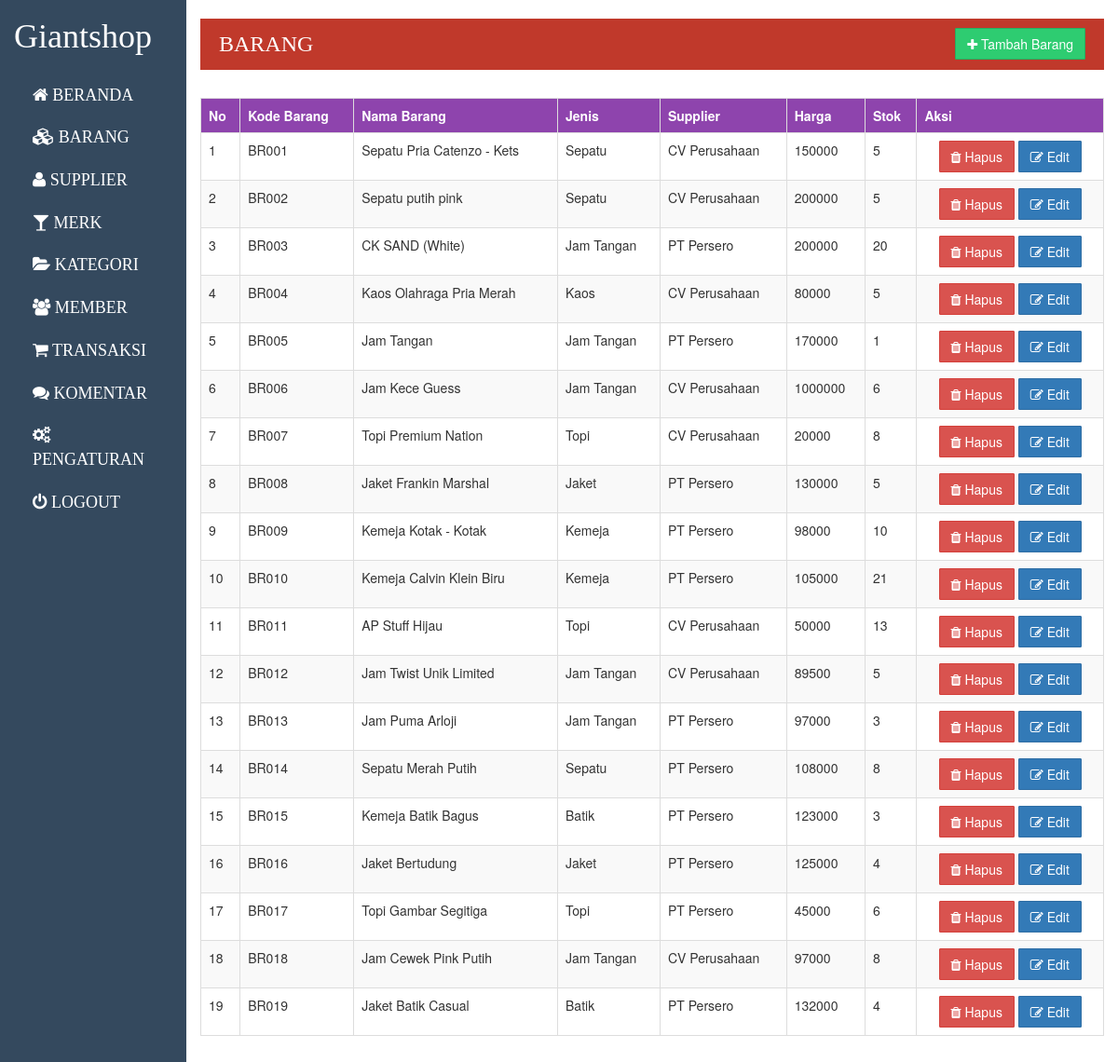
The page /admin/index.php?p=barang (signed in) on the database its author committed.
### tables this page shows
CREATE TABLE IF NOT EXISTS `barang` (
  `kdbarang` char(5) NOT NULL,
  `nmbarang` varchar(50) NOT NULL,
  `kdjenis` char(5) NOT NULL,
  `kdmerk` char(5) NOT NULL,
  `kdsupplier` char(5) NOT NULL,
  `deskripsi` text NOT NULL,
  `foto` varchar(50) DEFAULT NULL,
  `harga` int(11) NOT NULL,
  `stok` int(4) NOT NULL
);

CREATE TABLE IF NOT EXISTS `jenis` (
  `kdjenis` char(5) NOT NULL,
  `nmjenis` varchar(25) NOT NULL
);

CREATE TABLE IF NOT EXISTS `supplier` (
  `kdsupplier` char(5) NOT NULL,
  `nmsupplier` varchar(50) NOT NULL,
  `alamt` varchar(200) NOT NULL,
  `notelp` varchar(15) NOT NULL,
  `email` varchar(30) DEFAULT NULL
);

### admin/operation/barang/index.php (the view)
<div class="title">
	<h3>barang</h3>
	<a href="?p=tambahbarang" class="btn btn-success"><i class="fa fa-plus"></i> Tambah Barang</a>
</div>
<table cellspacing=0 class="table table-striped table-bordered">
	<tr>
		<th>No</th>
		<th>Kode Barang</th>
		<th>Nama Barang</th>
		<th>Jenis</th>
		<th>Supplier</th>
		<th>Harga</th>
		<th>Stok</th>
		<th>Aksi</th>
	</tr>
<?php
$q = "SELECT kdbarang, nmbarang, nmjenis, nmsupplier, harga, stok FROM barang JOIN jenis ON barang.kdjenis=jenis.kdjenis JOIN supplier ON barang.kdsupplier=supplier.kdsupplier ORDER BY kdbarang ASC";
$sql = mysql_query($q);
$no = 1;
while($res = mysql_fetch_array($sql)){?>
	<tr>
		<td><?php echo $no; ?></td>
		<td><?php echo $res[0]; ?></td>
		<td><?php echo $res[1]; ?></td>
		<td><?php echo $res[2]; ?></td>
		<td><?php echo $res[3]; ?></td>
		<td><?php echo $res[4]; ?></td>
		<td><?php echo $res[5]; ?></td>
		<td align="center">
			<a href="?p=hapusbarang&kd=<?php echo $res[0]; ?>" class="btn btn-danger" onclick="return confirm('Anda yakin mau menghapus ini?')"><i class="fa fa-trash"></i> Hapus</a>
			<a href="?p=editbarang&kd=<?php echo $res[0]; ?>" class="btn btn-primary"><i class="fa fa-edit"></i> Edit</a>
		</td>
	</tr>
<?php
	$no++;
}
?>
</table>

### assets/css/admin.css (style rules this page uses)
table { margin: 20px auto; }
table th { background-color: #8e44ad; color: #fff; }
.title { background-color: #c0392b; color: #fff; padding: 10px 20px; margin-bottom: 30px; }
.title h3 { margin: 0; text-transform: uppercase; font-family: Langdon; display: inline-block; line-height: 35px; }
.title a { float: right; }

### rows shown on the page
barang: kdbarang "BR001", nmbarang "Sepatu Pria Catenzo - Kets", kdjenis.nmjenis "Sepatu", kdsupplier.nmsupplier "CV Perusahaan", harga "150000", stok "5"
barang: kdbarang "BR002", nmbarang "Sepatu putih pink", kdjenis.nmjenis "Sepatu", kdsupplier.nmsupplier "CV Perusahaan", harga "200000", stok "5"
barang: kdbarang "BR003", nmbarang "CK SAND (White)", kdjenis.nmjenis "Jam Tangan", kdsupplier.nmsupplier "PT Persero", harga "200000", stok "20"
barang: kdbarang "BR004", nmbarang "Kaos Olahraga Pria Merah", kdjenis.nmjenis "Kaos", kdsupplier.nmsupplier "CV Perusahaan", harga "80000", stok "5"
barang: kdbarang "BR005", nmbarang "Jam Tangan", kdjenis.nmjenis "Jam Tangan", kdsupplier.nmsupplier "PT Persero", harga "170000", stok "1"
barang: kdbarang "BR006", nmbarang "Jam Kece Guess", kdjenis.nmjenis "Jam Tangan", kdsupplier.nmsupplier "CV Perusahaan", harga "1000000", stok "6"
barang: kdbarang "BR007", nmbarang "Topi Premium Nation", kdjenis.nmjenis "Topi", kdsupplier.nmsupplier "CV Perusahaan", harga "20000", stok "8"
barang: kdbarang "BR008", nmbarang "Jaket Frankin Marshal", kdjenis.nmjenis "Jaket", kdsupplier.nmsupplier "PT Persero", harga "130000", stok "5"
barang: kdbarang "BR009", nmbarang "Kemeja Kotak - Kotak", kdjenis.nmjenis "Kemeja", kdsupplier.nmsupplier "PT Persero", harga "98000", stok "10"
barang: kdbarang "BR010", nmbarang "Kemeja Calvin Klein Biru", kdjenis.nmjenis "Kemeja", kdsupplier.nmsupplier "PT Persero", harga "105000", stok "21"
barang: kdbarang "BR011", nmbarang "AP Stuff Hijau", kdjenis.nmjenis "Topi", kdsupplier.nmsupplier "CV Perusahaan", harga "50000", stok "13"
barang: kdbarang "BR012", nmbarang "Jam Twist Unik Limited", kdjenis.nmjenis "Jam Tangan", kdsupplier.nmsupplier "CV Perusahaan", harga "89500", stok "5"
barang: kdbarang "BR013", nmbarang "Jam Puma Arloji", kdjenis.nmjenis "Jam Tangan", kdsupplier.nmsupplier "PT Persero", harga "97000", stok "3"
barang: kdbarang "BR014", nmbarang "Sepatu Merah Putih", kdjenis.nmjenis "Sepatu", kdsupplier.nmsupplier "PT Persero", harga "108000", stok "8"
barang: kdbarang "BR015", nmbarang "Kemeja Batik Bagus", kdjenis.nmjenis "Batik", kdsupplier.nmsupplier "PT Persero", harga "123000", stok "3"
barang: kdbarang "BR016", nmbarang "Jaket Bertudung", kdjenis.nmjenis "Jaket", kdsupplier.nmsupplier "PT Persero", harga "125000", stok "4"
barang: kdbarang "BR017", nmbarang "Topi Gambar Segitiga", kdjenis.nmjenis "Topi", kdsupplier.nmsupplier "PT Persero", harga "45000", stok "6"
barang: kdbarang "BR018", nmbarang "Jam Cewek Pink Putih", kdjenis.nmjenis "Jam Tangan", kdsupplier.nmsupplier "CV Perusahaan", harga "97000", stok "8"
barang: kdbarang "BR019", nmbarang "Jaket Batik Casual", kdjenis.nmjenis "Batik", kdsupplier.nmsupplier "PT Persero", harga "132000", stok "4"
